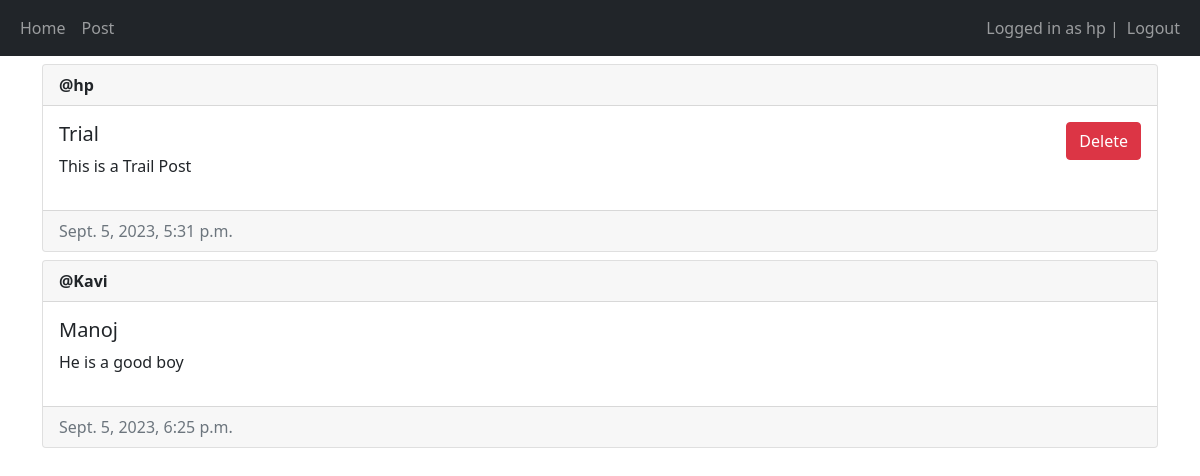
The app's page / (signed in) with its own data.
### main/models.py (models this page shows, shortened)
class Post(models.Model):
    author=models.ForeignKey(User,on_delete=models.CASCADE)
    title=models.CharField(max_length=50)
    description=models.TextField()
    created_at=models.DateTimeField(auto_now_add=True)
    updated_at=models.DateTimeField(auto_now=True)

### main/views.py (the view, shortened to what this page needs)
# urls.py: path("",views.home,name="home"),
@login_required(login_url="/login")
def home(request):
    posts=Post.objects.all()
    return render(request,"main/home.html",{"posts":posts})

### main/templates/main/home.html (shortened to what this page needs)
{% extends 'main/base.html' %} {% block title %}Home Page{% endblock %}
{% block content %} {% for post in posts %}
<div class="card mt-2">
  <div class="card-header"><strong>@{{ post.author.username }}</strong></div>
  <div class="card-body d-flex flex-row justify-content-between">
    <div>
      <h5 class="card-title">{{post.title}}</h5>
      <p>{{post.description}}</p>
    </div>
    <div>
      {% if user == post.author or perms.main.delete_post %}
      <form method="post">
        <button
          type="submit"
          class="btn btn-danger"
          name="post-id"
          value="{{post.id}}"
        >
          Delete
        </button>
      </form>
      {% endif %}
    </div>
  </div>
  <div class="card-footer text-muted">{{post.created_at}}</div>
</div>
{% empty %}
<p>No posts yet :(</p>
{% endfor %} {% endblock %}

### main/templates/main/base.html (shortened to what this page needs)
<!DOCTYPE html>
<html lang="en">
  <head>
    <link
      href="https://cdn.jsdelivr.net/npm/bootstrap@5.1.3/dist/css/bootstrap.min.css"
      rel="stylesheet"
    />
  </head>
  <body>
    <nav class="navbar navbar-expand-lg navbar-dark bg-dark">
      <div class="container-fluid">
        <div>
          <ul class="navbar-nav">
            <li class="nav-item">
              <a class="nav-link" href="/home">Home</a>
            </li>
            <li class="nav-item">
              <a class="nav-link" href="/create-post">Post</a>
            </li>
          </ul>
        </div>
        <div>
          <ul class="navbar-nav">
            {% if user.is_authenticated %}
            <span class="navbar-text">Logged in as {{user.username}} | </span>
            <li class="nav-item">
              <a class="nav-link" href="/logout">Logout</a>
            </li>
            {% else %}
            <li class="nav-item">
              <a class="nav-link" href="/login">Login</a>
            </li>
            {% endif %}
          </ul>
        </div>
      </div>
    </nav>
    <div class="container">{% block content %} {% endblock %}</div>
  </body>
</html>

### records on screen
Post: author.username "hp", title "Trial", description "This is a Trail Post", {{ post.id }} 2 (drawn), created_at "Sept. 5, 2023, 5:31 p.m."
Post: author.username "Kavi", title "Manoj", description "He is a good boy", created_at "Sept. 5, 2023, 6:25 p.m."

### other values on screen
{{ user.username }} "hp"
